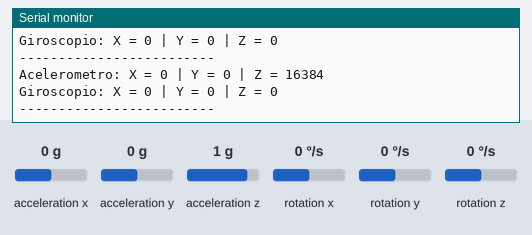
Recording of a sketch running on a simulated Arduino Uno, built with avr-gcc and run on an emulated ATmega328P. Parts: the last lines printed to the serial monitor. Wiring (inferred from the names in the program): MPU-6050 motion sensor at I2C address 0x68. The inputs (shaded band) are chosen by the test bench; at power-on: acceleration x 0 g, acceleration y 0 g, acceleration z 1 g, rotation x 0 °/s, rotation y 0 °/s, rotation z 0 °/s.

Above: at 1.3 s.
1.4 s: acceleration x set to -1.4 g
At 2.01 s:
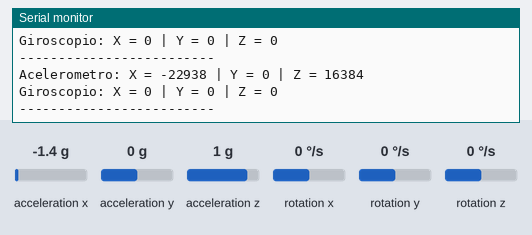
2.9 s: acceleration y set to -1.4 g
At 3.66 s:
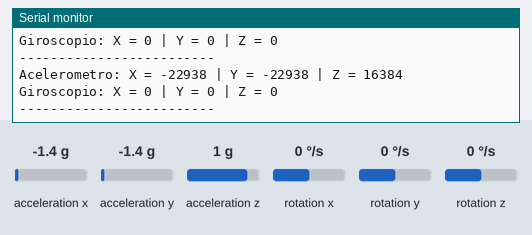
6.0 s: acceleration z set to -1.4 g
At 6.42 s:
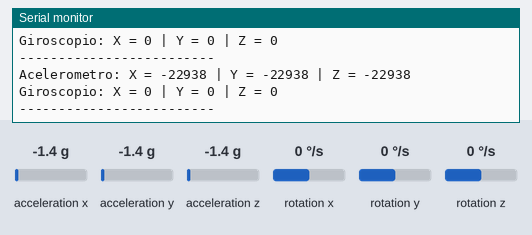
7.5 s: rotation x set to -192 °/s
At 8.08 s:
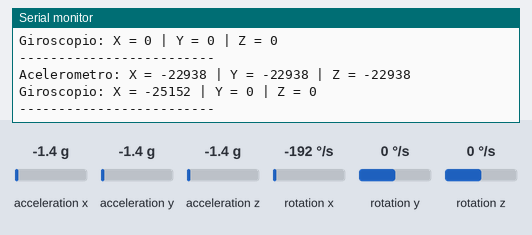
9.0 s: acceleration x set to 0 g
At 9.75 s:
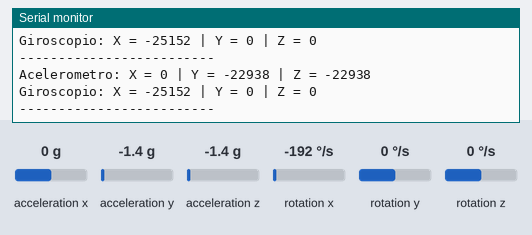

The sketch:

mpu6050.ino
```cpp
#include <Wire.h>

// Endereço I2C do MPU6050
#define MPU6050_ADDR 0x68

// Registradores do MPU6050
#define ACCEL_XOUT_H 0x3B

void setup() {
  Serial.begin(9600);

  // Inicia comunicação I2C
  Wire.begin();

  // Acorda o MPU6050
  Wire.beginTransmission(MPU6050_ADDR);
  Wire.write(0x6B);       // Registrador PWR_MGMT_1
  Wire.write(0x00);       // Ativa o sensor
  Wire.endTransmission();

  Serial.println("MPU6050 iniciado!");
}

void loop() {

  // Diz ao MPU6050 onde queremos começar a leitura
  Wire.beginTransmission(MPU6050_ADDR);
  Wire.write(ACCEL_XOUT_H);
  Wire.endTransmission(false);

  // Solicita 14 bytes
  Wire.requestFrom(MPU6050_ADDR, 14, true);

  // Acelerômetro
  int16_t accelX = Wire.read() << 8 | Wire.read();
  int16_t accelY = Wire.read() << 8 | Wire.read();
  int16_t accelZ = Wire.read() << 8 | Wire.read();

  // Pula temperatura
  Wire.read();
  Wire.read();

  // Giroscópio
  int16_t gyroX = Wire.read() << 8 | Wire.read();
  int16_t gyroY = Wire.read() << 8 | Wire.read();
  int16_t gyroZ = Wire.read() << 8 | Wire.read();

  // Mostra os valores
  Serial.print("Acelerometro: ");
  Serial.print("X = ");
  Serial.print(accelX);
  Serial.print(" | Y = ");
  Serial.print(accelY);
  Serial.print(" | Z = ");
  Serial.println(accelZ);

  Serial.print("Giroscopio: ");
  Serial.print("X = ");
  Serial.print(gyroX);
  Serial.print(" | Y = ");
  Serial.print(gyroY);
  Serial.print(" | Z = ");
  Serial.println(gyroZ);

  Serial.println("-------------------------");

  delay(500);
}
```

Measured:
- after the input at 1.4 s, the serial monitor: prints a new line after 0.24 s (image 1)
- after the input at 2.9 s, the serial monitor: prints a new line after 0.38 s (image 2)
- after the input at 6.0 s, the serial monitor: prints a new line at once (image 3)
- after the input at 7.5 s, the serial monitor: prints a new line after 0.25 s (image 4)
- after the input at 9.0 s, the serial monitor: prints a new line after 0.37 s (image 5)
